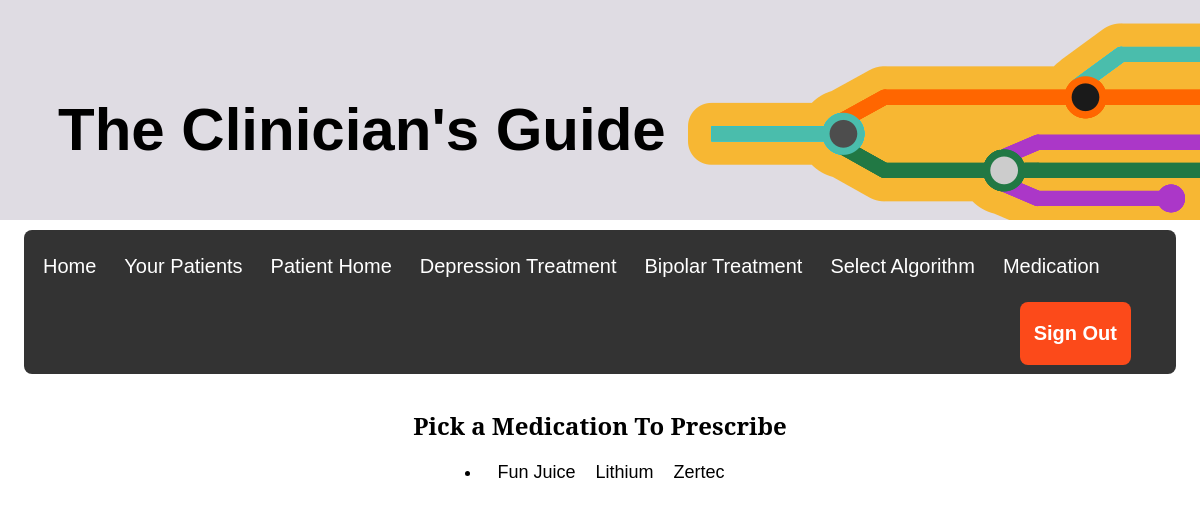
Page /webpages/medication/prescribe.php (signed in) on the committed database.
### tables this page shows
CREATE TABLE IF NOT EXISTS `MedicationInformation` (
  `MedicationID` int(11) NOT NULL AUTO_INCREMENT COMMENT 'The ID of each drug.',
  `MinimumDosage` mediumtext COMMENT 'The smallest dose for each drug',
  `MaximumDosage` mediumtext COMMENT 'The largest dose for each drug.',
  `Diagnosis` mediumtext COMMENT 'The diagnosis the drug is used for.',
  `Conflicting Medication` int(11) DEFAULT NULL,
  `Name` text NOT NULL,
  PRIMARY KEY (`MedicationID`),
  UNIQUE KEY `MedicationID_UNIQUE` (`MedicationID`)
);

### webpages/medication/prescribe.php (the view, shortened to what this page needs)
<?php
include('../php/session.php');
$medications = $db->prepare("SELECT * FROM MedicationInformation");
$medications->execute();
?>
<html>
    <head>
        <link rel="stylesheet" href="../css/global.css" type="text/css">
        <link rel="stylesheet" href="../css/indexHome.css" type="text/css">
    </head>
    <body>
        <?php include('../css/header.php');
        include "../css/selectedPatientNav.php";?>
        <div class="content" style="text-align: center">
            <h2>Pick a Medication To Prescribe</h2>
            <li>
                <?php
                foreach ($medications as $val){
                    echo "<a href = 'prescription.php?medid=".$val['MedicationID']."&id=".$_GET['id']."'>".$val['Name'] . "</a>";
                }
                ?>
            </li>
        </div>
    </body>
</html>

### webpages/css/global.css (style rules this page uses)
html, body { height: 100vh; margin: 0px; }
body { display: flex; flex-direction: column; justify-content: flex-start; float: middle; background-color: #ffffff; max-width: 100%; min-height: 100vh; }
h2 { font-family: "Serif"; text-align: center; }
a { color: #000000; text-decoration: none; font-size: 18px; padding: 10px; font-family: sans-serif; }
.content { flex: 1 0 auto; }

### rows in the picture
medicationinformation: Name "Fun Juice"
medicationinformation: Name "Lithium"
medicationinformation: Name "Zertec"
